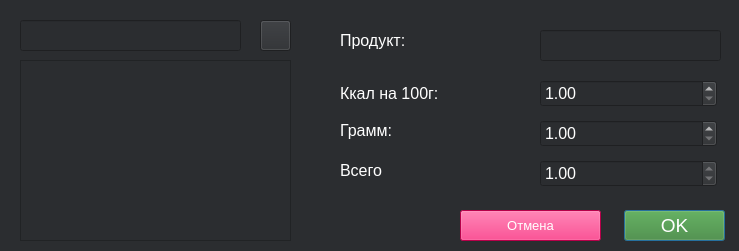
<?xml version="1.0" encoding="UTF-8"?>
<ui version="4.0">
 <class>Dialog</class>
 <widget class="QDialog" name="Dialog">
  <property name="geometry">
   <rect>
    <x>0</x>
    <y>0</y>
    <width>739</width>
    <height>251</height>
   </rect>
  </property>
  <property name="windowTitle">
   <string>Dialog</string>
  </property>
  <property name="styleSheet">
   <string notr="true">background-color: #2B2D30;</string>
  </property>
  <widget class="QPushButton" name="OKButton">
   <property name="geometry">
    <rect>
     <x>624</x>
     <y>210</y>
     <width>101</width>
     <height>31</height>
    </rect>
   </property>
   <property name="font">
    <font>
     <pointsize>14</pointsize>
    </font>
   </property>
   <property name="styleSheet">
    <string notr="true">background-color: rgb(60, 133, 39);
color: rgb(255, 255, 255);</string>
   </property>
   <property name="text">
    <string>OK</string>
   </property>
  </widget>
  <widget class="QPushButton" name="QuitButton">
   <property name="geometry">
    <rect>
     <x>460</x>
     <y>210</y>
     <width>141</width>
     <height>31</height>
    </rect>
   </property>
   <property name="font">
    <font>
     <pointsize>10</pointsize>
    </font>
   </property>
   <property name="styleSheet">
    <string notr="true">background-color: rgb(255, 0, 102);
color: rgb(255, 255, 255);</string>
   </property>
   <property name="text">
    <string>Отмена</string>
   </property>
  </widget>
  <widget class="QLineEdit" name="product_name">
   <property name="geometry">
    <rect>
     <x>540</x>
     <y>30</y>
     <width>181</width>
     <height>31</height>
    </rect>
   </property>
   <property name="font">
    <font>
     <pointsize>9</pointsize>
    </font>
   </property>
   <property name="styleSheet">
    <string notr="true">color: rgb(255, 255, 255);</string>
   </property>
  </widget>
  <widget class="QLabel" name="label_2">
   <property name="geometry">
    <rect>
     <x>340</x>
     <y>30</y>
     <width>191</width>
     <height>21</height>
    </rect>
   </property>
   <property name="font">
    <font>
     <pointsize>12</pointsize>
     <weight>50</weight>
     <bold>false</bold>
    </font>
   </property>
   <property name="styleSheet">
    <string notr="true">color: rgb(255, 255, 255);</string>
   </property>
   <property name="text">
    <string>Продукт:</string>
   </property>
  </widget>
  <widget class="QDoubleSpinBox" name="kcal">
   <property name="geometry">
    <rect>
     <x>540</x>
     <y>80</y>
     <width>177</width>
     <height>27</height>
    </rect>
   </property>
   <property name="font">
    <font>
     <pointsize>12</pointsize>
    </font>
   </property>
   <property name="styleSheet">
    <string notr="true">border-color: rgb(255, 255, 255);
color: rgb(255, 255, 255);</string>
   </property>
   <property name="readOnly">
    <bool>false</bool>
   </property>
   <property name="minimum">
    <double>1.000000000000000</double>
   </property>
   <property name="maximum">
    <double>999999999999999983222784.000000000000000</double>
   </property>
  </widget>
  <widget class="QLabel" name="label_3">
   <property name="geometry">
    <rect>
     <x>340</x>
     <y>80</y>
     <width>177</width>
     <height>27</height>
    </rect>
   </property>
   <property name="font">
    <font>
     <pointsize>12</pointsize>
     <weight>50</weight>
     <bold>false</bold>
    </font>
   </property>
   <property name="styleSheet">
    <string notr="true">color: rgb(255, 255, 255);</string>
   </property>
   <property name="text">
    <string>Ккал на 100г:</string>
   </property>
  </widget>
  <widget class="QLabel" name="label_4">
   <property name="geometry">
    <rect>
     <x>340</x>
     <y>120</y>
     <width>181</width>
     <height>21</height>
    </rect>
   </property>
   <property name="font">
    <font>
     <pointsize>12</pointsize>
     <weight>50</weight>
     <bold>false</bold>
    </font>
   </property>
   <property name="styleSheet">
    <string notr="true">color: rgb(255, 255, 255);</string>
   </property>
   <property name="text">
    <string>Грамм:</string>
   </property>
  </widget>
  <widget class="QDoubleSpinBox" name="weight">
   <property name="geometry">
    <rect>
     <x>540</x>
     <y>120</y>
     <width>177</width>
     <height>27</height>
    </rect>
   </property>
   <property name="font">
    <font>
     <pointsize>12</pointsize>
    </font>
   </property>
   <property name="styleSheet">
    <string notr="true">border-color: rgb(255, 255, 255);
color: rgb(255, 255, 255);</string>
   </property>
   <property name="readOnly">
    <bool>false</bool>
   </property>
   <property name="minimum">
    <double>1.000000000000000</double>
   </property>
   <property name="maximum">
    <double>100000000000000000000.000000000000000</double>
   </property>
  </widget>
  <widget class="QListWidget" name="productList">
   <property name="geometry">
    <rect>
     <x>20</x>
     <y>60</y>
     <width>271</width>
     <height>181</height>
    </rect>
   </property>
   <property name="styleSheet">
    <string notr="true">color: rgb(255, 255, 255);</string>
   </property>
  </widget>
  <widget class="QLineEdit" name="search_line">
   <property name="geometry">
    <rect>
     <x>20</x>
     <y>20</y>
     <width>221</width>
     <height>31</height>
    </rect>
   </property>
   <property name="font">
    <font>
     <pointsize>10</pointsize>
    </font>
   </property>
   <property name="styleSheet">
    <string notr="true">color: rgb(255, 255, 255);</string>
   </property>
  </widget>
  <widget class="QPushButton" name="searchButton">
   <property name="geometry">
    <rect>
     <x>260</x>
     <y>20</y>
     <width>31</width>
     <height>31</height>
    </rect>
   </property>
   <property name="text">
    <string/>
   </property>
   <property name="icon">
    <iconset>
     <normaloff>../images/search.png</normaloff>../images/search.png</iconset>
   </property>
   <property name="iconSize">
    <size>
     <width>50</width>
     <height>50</height>
    </size>
   </property>
  </widget>
  <widget class="QDoubleSpinBox" name="total_kcal">
   <property name="geometry">
    <rect>
     <x>540</x>
     <y>160</y>
     <width>177</width>
     <height>27</height>
    </rect>
   </property>
   <property name="font">
    <font>
     <pointsize>12</pointsize>
    </font>
   </property>
   <property name="styleSheet">
    <string notr="true">border-color: rgb(255, 255, 255);
color: rgb(255, 255, 255);</string>
   </property>
   <property name="readOnly">
    <bool>true</bool>
   </property>
   <property name="minimum">
    <double>1.000000000000000</double>
   </property>
   <property name="maximum">
    <double>99999999999999991611392.000000000000000</double>
   </property>
  </widget>
  <widget class="QLabel" name="label_5">
   <property name="geometry">
    <rect>
     <x>340</x>
     <y>160</y>
     <width>181</width>
     <height>21</height>
    </rect>
   </property>
   <property name="font">
    <font>
     <pointsize>12</pointsize>
     <weight>50</weight>
     <bold>false</bold>
    </font>
   </property>
   <property name="styleSheet">
    <string notr="true">color: rgb(255, 255, 255);</string>
   </property>
   <property name="text">
    <string>Всего</string>
   </property>
  </widget>
 </widget>
 <resources/>
 <connections/>
</ui>
